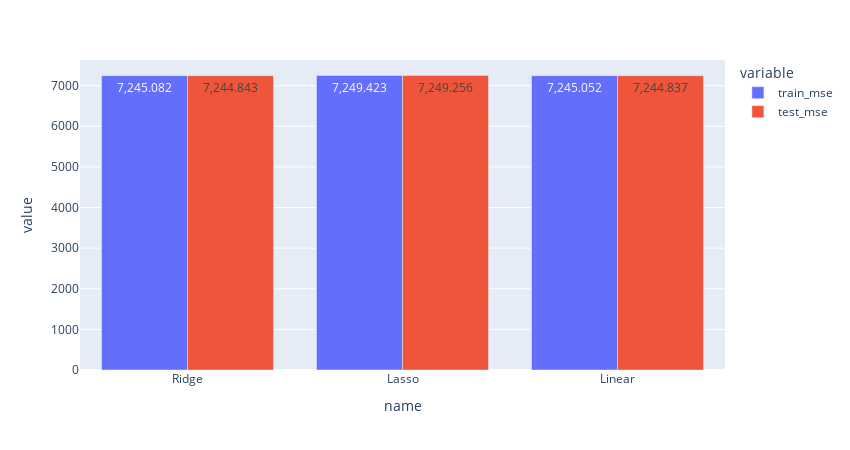

Notebook source saved alongside this figure:
### Code cell
df_results = get_and_print_mae(X_train, y_train, X_test, y_test)
px.bar(df_results, x=df_results['name'], y=[df_results['train_mse'], 
                                            df_results['test_mse']],
       text_auto=True, barmode='group',
       width=850,
       height=450, 
       titel = "Mean average error"
      )

### Figure 1 — Plotly figure (JSON) as saved in the notebook; plotly's stock layout.template omitted (floating-point values rounded to 4 significant figures)
{"data": [{"alignmentgroup": "True", "hovertemplate": "variable=train_mse<br>name=%{x}<br>value=%{y}<extra></extra>", "legendgroup": "train_mse", "marker": {"color": "#636efa", "pattern": {"shape": ""}}, "name": "train_mse", "offsetgroup": "train_mse", "orientation": "v", "showlegend": true, "textposition": "auto", "texttemplate": "%{y}", "type": "bar", "x": ["Ridge", "Lasso", "Linear"], "xaxis": "x", "y": [7245.0, 7249.0, 7245.0], "yaxis": "y"}, {"alignmentgroup": "True", "hovertemplate": "variable=test_mse<br>name=%{x}<br>value=%{y}<extra></extra>", "legendgroup": "test_mse", "marker": {"color": "#EF553B", "pattern": {"shape": ""}}, "name": "test_mse", "offsetgroup": "test_mse", "orientation": "v", "showlegend": true, "textposition": "auto", "texttemplate": "%{y}", "type": "bar", "x": ["Ridge", "Lasso", "Linear"], "xaxis": "x", "y": [7245.0, 7249.0, 7245.0], "yaxis": "y"}], "layout": {"barmode": "group", "dragmode": "select", "height": 450, "legend": {"title": {"text": "variable"}, "tracegroupgap": 0}, "margin": {"t": 60}, "width": 850, "xaxis": {"anchor": "y", "autorange": true, "domain": [0, 1], "range": [-0.5, 2.5], "title": {"text": "name"}, "type": "category"}, "yaxis": {"anchor": "x", "autorange": true, "domain": [0, 1], "range": [0, 7631.0], "title": {"text": "value"}, "type": "linear"}}}
